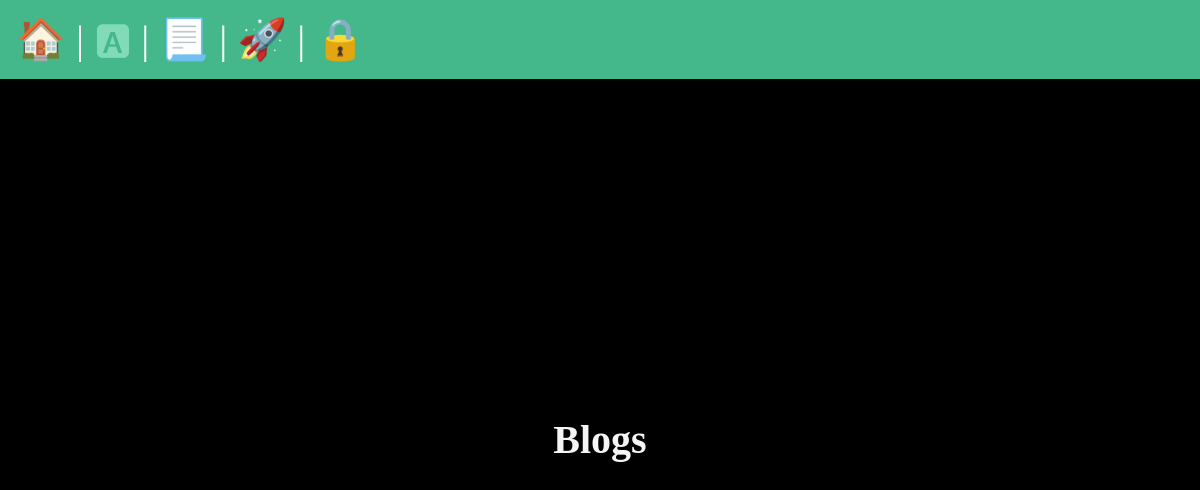
The app's page /blogs/, older data.
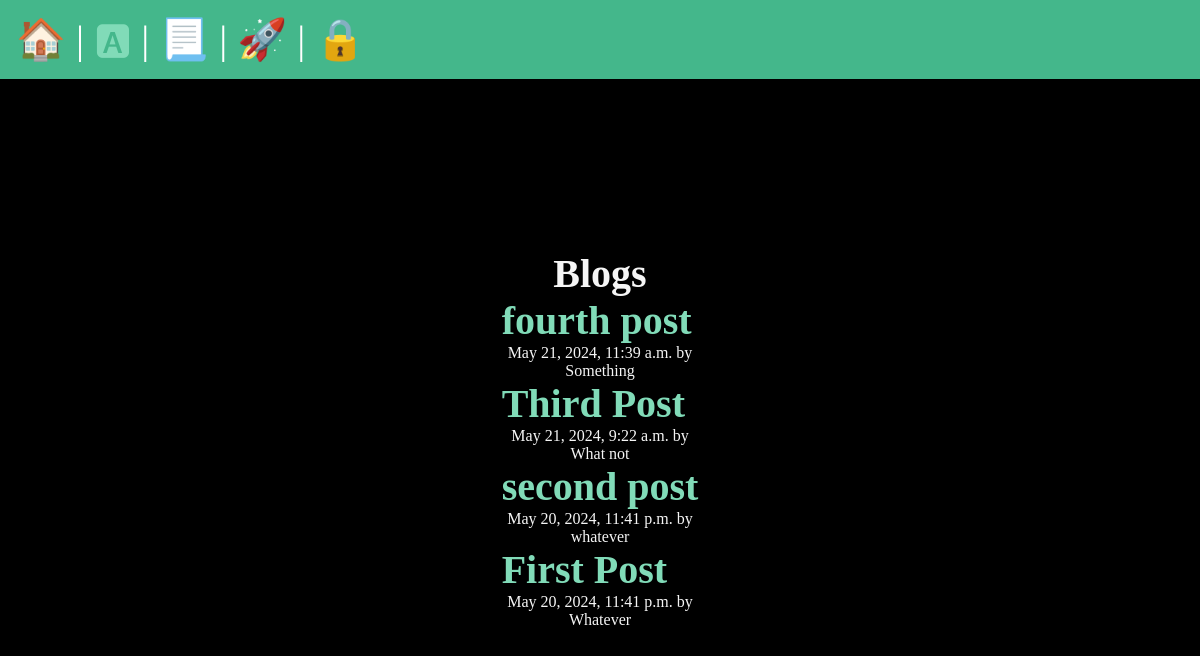
The same page, newer data.
### blogs/models.py (models this page shows, shortened)
class Blog(models.Model):
    title = models.CharField(max_length=100)
    body = models.TextField()
    slug = models.SlugField()
    date = models.DateTimeField(auto_now_add=True)
    banner = models.ImageField(default = 'fallback.png', blank = True)
    author = models.ForeignKey(User,on_delete=models.CASCADE, default=None)

### blogs/views.py (the view)
# urls.py: path('', views.blog_list, name="list" ),
def blog_list(request):
    blogs = Blog.objects.all().order_by('-date')
    return render(request, 'blogs/blog_list.html', {'blogs': blogs})

### blogs/templates/blogs/blog_list.html (shortened to what this page needs)
{% extends "layout.html" %}
{%block content%}
    <section>
        <h1>Blogs</h1>
    </section>
    {%for blog in blogs%}
        <article class="blog">
            <h2>
                <a href="{% url 'blogs:page' slug=blog.slug %}">
                    {{blog.title}}
                </a>
            </h2>
            <p>{{blog.date}} by {{blog.author}}</p>
            <p>{{blog.body}}</p>
        </article>
    {% endfor %}
{%endblock%}

### templates/layout.html (shortened to what this page needs)
<!DOCTYPE html>
{% load static %}
<html lang="en">
<head>
    <link rel="stylesheet" href="{% static 'css/style.css' %}">
</head>
<body>
    <nav>
        <a href="/">
           <span role="img" aria-label="Home" title="Home">🏠</span>
        </a>|
        <a href="/about">
            <span role="img" aria-label="About" title="About">🅰</span>
        </a>|
        <a href="{% url 'blogs:list' %}">
            <span role="img" aria-label="Blogs" title="Blogs">📃</span>
        </a>|
        {% if user.is_authenticated %}
            <a href="{% url 'blogs:new-post' %}">
                <span role="img" aria-label="New Post" title="New Post">🆕</span>
            </a>|
            <form class="logout" action="{% url 'users:logout'%}"  method="post">
                {% csrf_token %}
                <button class="logout-button" aria-label="User Logout" title="User Logout">👋</button>
            </form>
        {% else %}
            <a href="{% url 'users:register' %}">
                <span role="img" aria-label="User Registration" title="User Registration">🚀</span>
            </a>|
            <a href="{% url 'users:login' %}">
                <span role="img" aria-label="User Login" title="User Login">🔒</span>
            </a>
        {% endif %}
    </nav>
    <main>
        {% block content %}
        {%endblock%}
    </main>
</body>
</html>

### static/css/style.css (style rules this page uses)
* { margin: 0; padding: 0; box-sizing: border-box; }
body { min-height: 100vh; background-color: black; color: whitesmoke; font-size: 3rem; display: flex; flex-flow: column; }
h1, p { text-align: center; }
a { text-decoration: none; color: #81dbb8; }
nav { padding: 1rem; background-color: #44B78B; color: white; font-size: 2.5rem; }
main { flex-grow: 1; display: grid; place-content: center; }
h1, h2 { font-size: 2.5rem; }
p { font-size: 1rem; }

Row changes from the older to the newer data that the page shows:
added Blog: title "fourth post", date "May 21, 2024, 11:39 a.m.", body "Something"
added Blog: title "Third Post", date "May 21, 2024, 9:22 a.m.", body "What not"
added Blog: title "second post", date "May 20, 2024, 11:41 p.m.", body "whatever"
added Blog: title "First Post", date "May 20, 2024, 11:41 p.m.", body "Whatever"
